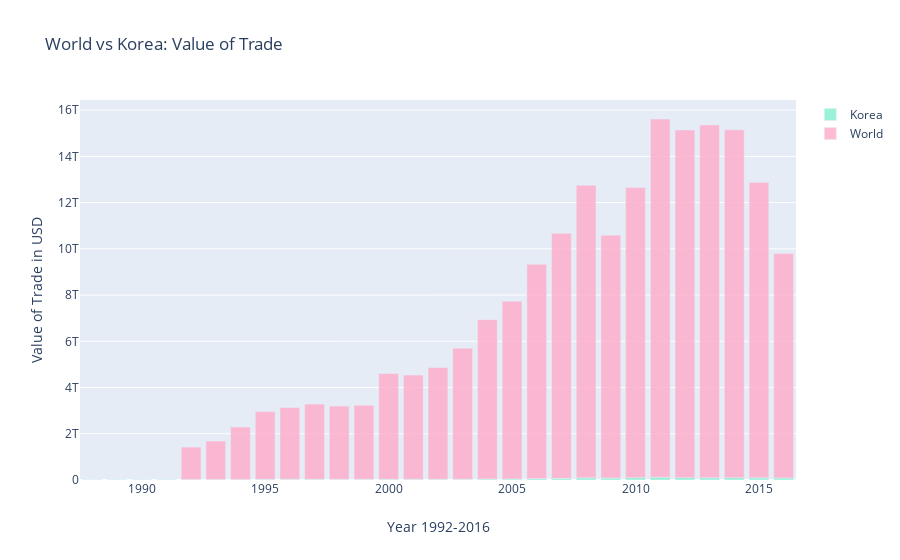
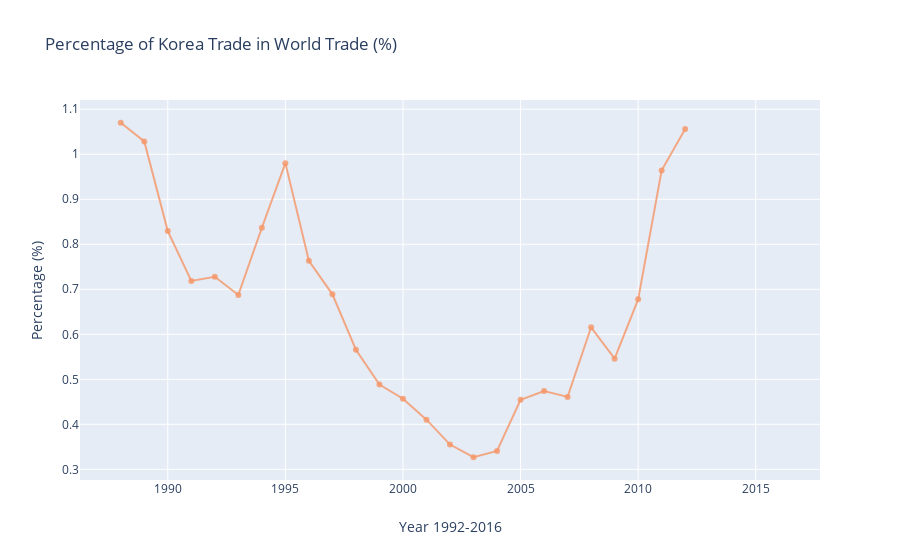

The cell these charts' notebook holds for them, in order:
### Markdown cell above
### Korea vs World

### Code cell
kr_trade = kr_df[kr_df.comm_code!= 'TOTAL'].groupby(['year'],as_index=False)['trade_usd'].agg('sum')
wd_trade = df[(df.year >1991) & (df.comm_code!= 'TOTAL')].groupby(['year'],as_index=False)['trade_usd'].agg('sum')

trace0 = {
    'x': kr_trade.year,
    'y': kr_trade.trade_usd,
    'name': "Korea",
    'type': 'bar',
    'marker': {'color':'rgba(129, 239, 208, 0.8)'}
}
trace1 = {
    'x': wd_trade.year,
    'y': wd_trade.trade_usd,
    'name': "World",
    'type': 'bar',
    'marker': {'color':'rgba(255, 171, 202, 0.8)'}
}

data = [trace0, trace1]
layout = {
    'xaxis': {'title': 'Year 1992-2016'},
    'yaxis': {'title': 'Value of Trade in USD'},
    'barmode': 'relative',
    'title': 'World vs Korea: Value of Trade'
};
fig = go.Figure(data = data, layout = layout)
iplot(fig)

# ratio
trace3 = go.Scatter(
                    x = kr_trade.year,
                    y = kr_trade.trade_usd/wd_trade.trade_usd*100,
                    mode = "lines+markers",
                    name = "Ratio of China/World",
                    marker = dict(color = 'rgba(245, 150, 104, 0.8)')
)
data2 = [trace3]
layout2 = dict(title = 'Percentage of Korea Trade in World Trade (%)',
              xaxis= dict(title= 'Year 1992-2016',ticklen= 5,zeroline= False),
              yaxis = {'title': 'Percentage (%)'}
 )
fig2 = dict(data = data2, layout = layout2)
iplot(fig2)

### Figure 1 — Plotly figure (JSON) as saved in the notebook; plotly's stock layout.template omitted (floating-point values rounded to 4 significant figures)
{"data": [{"marker": {"color": "rgba(129, 239, 208, 0.8)"}, "name": "Korea", "type": "bar", "x": [1988, 1989, 1990, 1991, 1992, 1993, 1994, 1995, 1996, 1997, 1998, 1999, 2000, 2001, 2002, 2003, 2004, 2005, 2006, 2007, 2008, 2009, 2010, 2011, 2012, 2013, 2014, 2015, 2016], "y": [14999954093, 17114826901, 18782839802, 21040651923, 22590577260, 22356883192, 26535363325, 31402553348, 34932138685, 31069296306, 27332045421, 27682242433, 31500154942, 31553071536, 32924369777, 34641737651, 43131818951, 47776739437, 59491565344, 71399960404, 92579666791, 83302926261, 101982637884, 123216495460, 102499228716, 98876735594, 101206062437, 95800004839, 88780152259]}, {"marker": {"color": "rgba(255, 171, 202, 0.8)"}, "name": "World", "type": "bar", "x": [1992, 1993, 1994, 1995, 1996, 1997, 1998, 1999, 2000, 2001, 2002, 2003, 2004, 2005, 2006, 2007, 2008, 2009, 2010, 2011, 2012, 2013, 2014, 2015, 2016], "y": [1401841200412, 1664003634676, 2265048535578, 2928265162367, 3104070535527, 3251931507316, 3170966390944, 3203368650810, 4576718335089, 4510229916605, 4831319562851, 5666678245714, 6893510057013, 7689194136827, 9273965576856, 10598840542136, 12659259330318, 10507729806744, 12551515949758, 15492824459654, 15039075109731, 15262971560903, 15049078828276, 12779156599925, 9704772611563]}], "layout": {"barmode": "relative", "title": {"text": "World vs Korea: Value of Trade"}, "xaxis": {"title": {"text": "Year 1992-2016"}}, "yaxis": {"title": {"text": "Value of Trade in USD"}}}}

### Figure 2 — Plotly figure (JSON) as saved in the notebook; plotly's stock layout.template omitted (floating-point values rounded to 4 significant figures)
{"data": [{"marker": {"color": "rgba(245, 150, 104, 0.8)"}, "mode": "lines+markers", "name": "Ratio of China/World", "type": "scatter", "x": [1988, 1989, 1990, 1991, 1992, 1993, 1994, 1995, 1996, 1997, 1998, 1999, 2000, 2001, 2002, 2003, 2004, 2005, 2006, 2007, 2008, 2009, 2010, 2011, 2012, 2013, 2014, 2015, 2016], "y": [1.07, 1.029, 0.8292, 0.7185, 0.7278, 0.6875, 0.8368, 0.9803, 0.7633, 0.6889, 0.5657, 0.4885, 0.457, 0.4104, 0.355, 0.3268, 0.3407, 0.4547, 0.474, 0.4609, 0.6156, 0.5458, 0.6777, 0.9642, 1.056, null, null, null, null]}], "layout": {"title": {"text": "Percentage of Korea Trade in World Trade (%)"}, "xaxis": {"ticklen": 5, "title": {"text": "Year 1992-2016"}, "zeroline": false}, "yaxis": {"title": {"text": "Percentage (%)"}}}}
